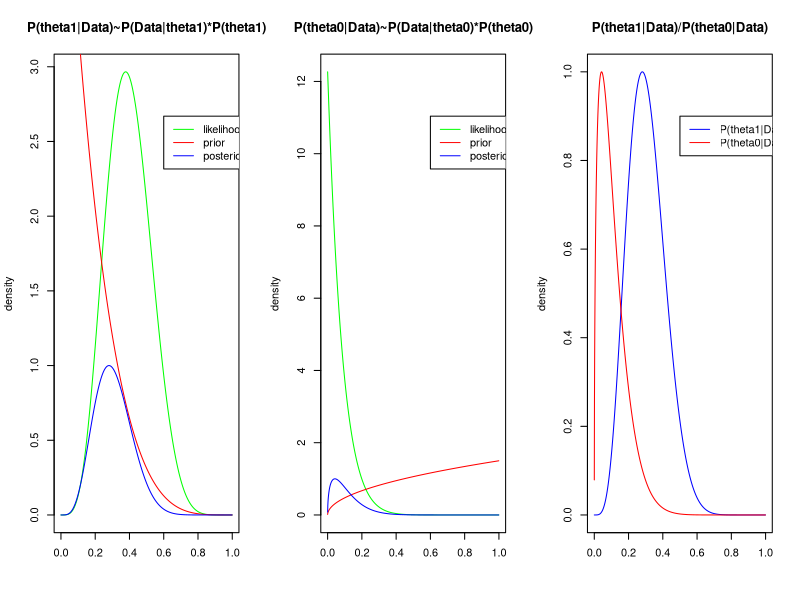

Source code (R):
library(vegan)

data("dune")
data("dune.env")

x <- dune
g <- dune.env$Management

#####################################################################
#R calculation function from anosim vegan with credibility intervals#
#####################################################################

R_anosim_bayes <- function(data, group, prior_R=c(1,5), prior_NULL=c(1.5,1), 
                           ci=0.95, method = "euclidean", dist="base", 
                           nboot=5000, ndraws=10000, plot=T, show_progress = T,
                           transform=NULL){
  df       <- data
  df$group <- group
  
  param_B <- function(vec){
  
    vec   <- vec[vec>0 & vec<1]
    mu    <- mean(vec)
    v     <- var(vec)
    a     <- ((1-mu)/v-1/mu)*mu^2
    b     <- a*(1/mu-1)
  
  return(c(a, b))}
  
  R_function <- function(x, group, randomize=F){
    
      x         <- as.dist(x)
      if(randomize == F){grouping  <- as.factor(group)}else{grouping <- as.factor(sample(group))}
      x.rank    <- rank(x)
      div       <- length(x)/2
      n         <- length(group)
  
      in_row    <- as.vector(as.dist(row(matrix(nrow = n, ncol = n))))
      in_col    <- as.vector(as.dist(col(matrix(nrow = n, ncol = n))))
  
      within    <- grouping[in_row] == grouping[in_col]
  
      aver      <- tapply(x.rank, within, mean)
      
  return(-diff(aver)/div)}

  vec_ano <- matrix(ncol=2, nrow=nboot)
  
  set.seed(123)
  
  for(t in 1:nrow(vec_ano)){
    
    if(show_progress == T){print(t)}
    
    dfboot       <- df[sample(1:nrow(df), nrow(df), replace=T),]
    group        <- dfboot$group
    
    if(is.null(transform)){
      dfboot       <- dfboot[,-ncol(dfboot)]}else{
      dfboot       <- decostand(dfboot[,-ncol(dfboot)], method = transform)}
    
    if(dist == "base"){
      x <- dist(dfboot, method = method)}
    else if(dist == "vegan"){
      x <- vegdist(dfboot, method = method)}else{stop("No correct method selected for `dist`.")}
       
    vec_ano[t,] <- c(R_function(x, group = group, randomize = F), R_function(x, group = group, randomize = T))
    
    }
  
  param1 <- param_B(vec_ano[,1])
  param2 <- param_B(vec_ano[,2])
  
  grid         <- seq(0.0001, 0.9999, 0.001)
  
  grid.approx1 <- data.frame(grid = grid,
                            likelihood = dbeta(grid, param1[1], param1[2]),
                            prior = dbeta(grid, prior_R[1], prior_R[2]))
  grid.approx1$posterior <- grid.approx1$likelihood*grid.approx1$prior/max(grid.approx1$likelihood*grid.approx1$prior)
  
  grid.approx0 <- data.frame(grid = grid,
                             likelihood = dbeta(grid, 1, param2[2]),
                             prior = dbeta(grid, prior_NULL[1], prior_NULL[2]))
  grid.approx0$posterior <-  grid.approx0$likelihood*grid.approx0$prior/max(grid.approx0$likelihood*grid.approx0$prior)
  
  if(plot == T){
    
    par(mfrow=c(1, 3))

    plot(grid.approx1$grid, grid.approx1$likelihood, main="P(theta1|Data)~P(Data|theta1)*P(theta1)", type="l", col="green", xlab="", ylab="density")
    lines(grid.approx1$grid, grid.approx1$prior, type="l", col="red")
    lines(grid.approx1$grid, grid.approx1$posterior, type="l", col= "blue")
    legend(0.6, max(grid.approx1$likelihood)*0.9, lty = 1, col=c("green", "red", "blue"),
           legend = c("likelihood", "prior", "posterior"))
    
    plot(grid.approx0$grid, grid.approx0$likelihood, main="P(theta0|Data)~P(Data|theta0)*P(theta0)", type="l", col="green", xlab="", ylab="density")
    lines(grid.approx0$grid, grid.approx0$prior, type="l", col="red")
    lines(grid.approx0$grid, grid.approx0$posterior, type="l", col= "blue")
    legend(0.6, max(grid.approx0$likelihood)*0.9, lty = 1, col=c("green", "red", "blue"),
           legend = c("likelihood", "prior", "posterior"))
    
    plot(grid.approx1$grid, grid.approx1$posterior, main="P(theta1|Data)/P(theta0|Data)", type="l", col="blue", xlab="", ylab="density")
    lines(grid.approx0$grid, grid.approx0$posterior, type="l", col="red")
    legend(0.5, 0.9, lty = 1, col=c("blue", "red"),
           legend = c("P(theta1|Data)", "P(theta0|Data)"))
    
    }
  
  post_samp1   <- sample(grid.approx1$grid, ndraws,  T, prob = grid.approx1$posterior)
  post_samp0   <- sample(grid.approx0$grid, ndraws,  T, prob = grid.approx0$posterior)
  
  results      <- setNames(cbind.data.frame(mean(post_samp1), quantile(post_samp1, 1-(ci/2+0.5)), quantile(post_samp1, ci/2+0.5),
                                            mean(post_samp0), quantile(post_samp0, 1-(ci/2+0.5)), quantile(post_samp0, ci/2+0.5),
                                            (mean(post_samp1/post_samp0))), 
                           c("theta1", "ll1", "ul1", "theta0", "ll0", "ul0", "posterior_odds"))
  
  rownames(results) <- NULL
  return(round(results,2))}

##############
#Run function#
##############

res <- R_anosim_bayes(x, g, method = "bray", dist = "vegan", transform = "hellinger")
res
#check anosim
anosim(x = x, grouping = g, distance = "bray")
